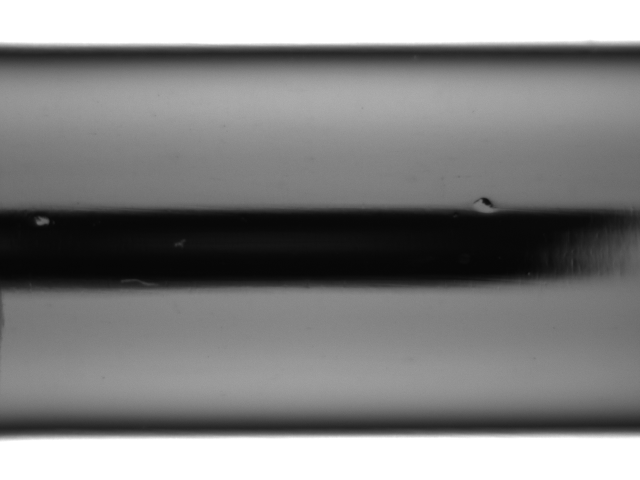
%> input picture 4-4.bmp, 1280 x 960 px (shown at 1/2 size)
$ octave GolfClub.m   (GNU Octave 9; MATLAB toolbox functions it lacks are replaced by stand-ins)
%> lines starting %> are read from the running program, lines starting %| are printed output that depends on the picture; in (x1, y1, x2, y2) boxes, pixels count from 0 and x2, y2 are one past the last pixel; in counts of white or black regions, pixels touching at a corner belong together; the program's own positions count from 1
close all;clear all;clc;
x=imread('4-4.bmp');
%> x is the input picture: size 960x1280 uint8; min 5, max 255, mean 131.1
% Output=sFuzzyRules3x3(x,3);
s=sum(x(:,:)');
%> s = 960 values, max 326400 at index 1, min 13149 at index 453, mean 167838.7
plot(s);
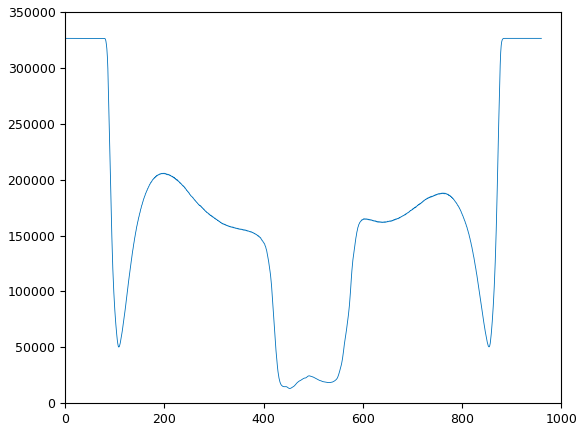
%> figure redrawn from the program's plot data; curve peaks at x = 1, y = 326400
figure;
sdiff=imfilter(s,[-1 1]);
%> sdiff = 960 values, max 20562 at index 871, min -326400 at index 960, mean -340
sdiff=abs(sdiff);
%> sdiff = 960 values, max 326400 at index 960, min 0 at index 1, mean 1727.5
plot(sdiff(5:955));
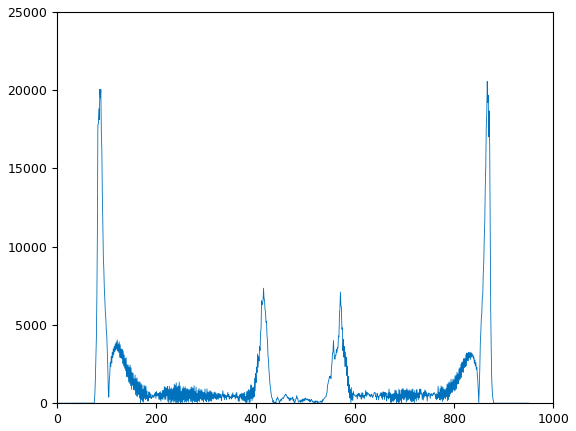
%> figure redrawn from the program's plot data; curve peaks at x = 867, y = 20562
figure;
sdiffmid=medfilt2(sdiff,[1,5]);
%> sdiffmid = 960 values, max 19508 at index 90, min 0 at index 1, mean 1385.5
plot(sdiffmid(5:955));
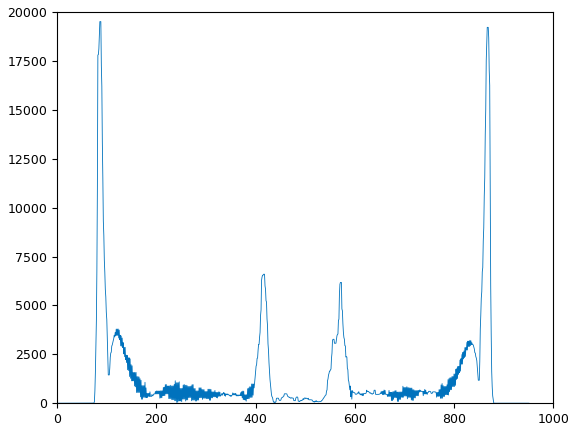
%> figure redrawn from the program's plot data; curve peaks at x = 86, y = 19508
figure;
sdoublediff=imfilter(sdiffmid,[-1 1]);
%> sdoublediff = 960 values, max 6877 at index 85, min -5472 at index 877, mean 0
sdoublediff=abs(sdoublediff);
%> sdoublediff = 960 values, max 6877 at index 85, min 0 at index 1, mean 308.5
plot(sdoublediff(5:955));
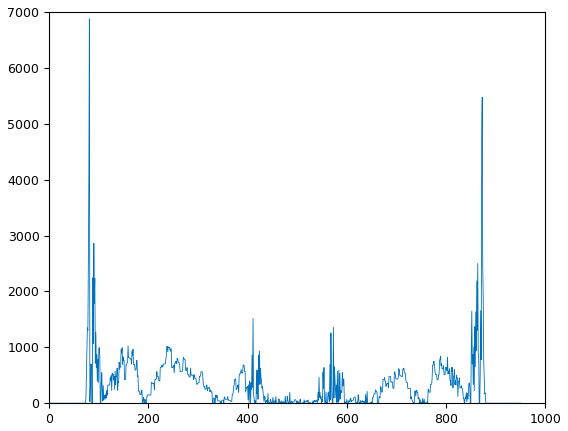
%> figure redrawn from the program's plot data; curve peaks at x = 81, y = 6877
figure;
sdoublediff=sdoublediff.*255./max(sdoublediff);
%> sdoublediff = 960 values, max 255 at index 85, min 0 at index 1, mean 11.44
% sotsu=im2bw(sdoublediff);
plot(abs(sdoublediff(5:955)));
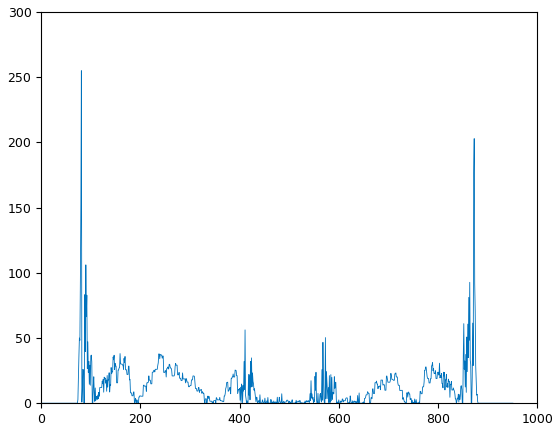
%> figure redrawn from the program's plot data; curve peaks at x = 81, y = 255
figure;


kernel1=[-1 -1 -1;0 0 0 ;1 1 1];
kernel2=[-1 0 1;-1 0 1 ;-1 0 1];
y1=imfilter(x,kernel1);
y2=imfilter(x,kernel2);
Output=y1+y2;
Output=im2bw(Output,30/255);
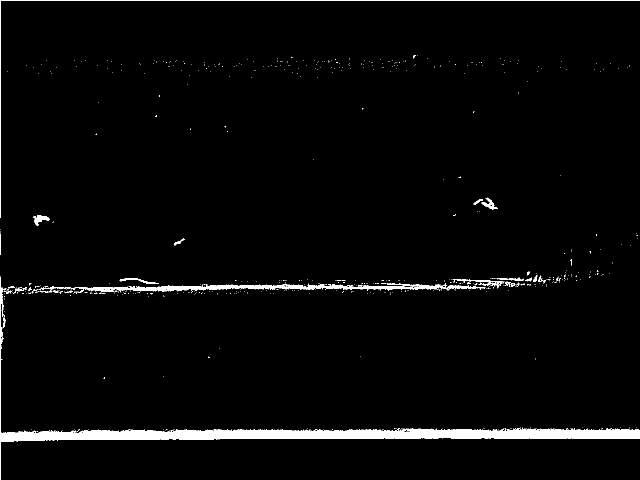
%> Output: size 960x1280 logical (shown at 1/2 size); 2.7% white; 600 white regions (573 under 20 px), largest, box (x1, y1, x2, y2) and area: (0, 553, 1280, 960) 22918, (100, 566, 971, 586) 5245, (0, 0, 1280, 436) 1715
imshow(x)
figure;
Output=medfilt2(Output,[3,3]);
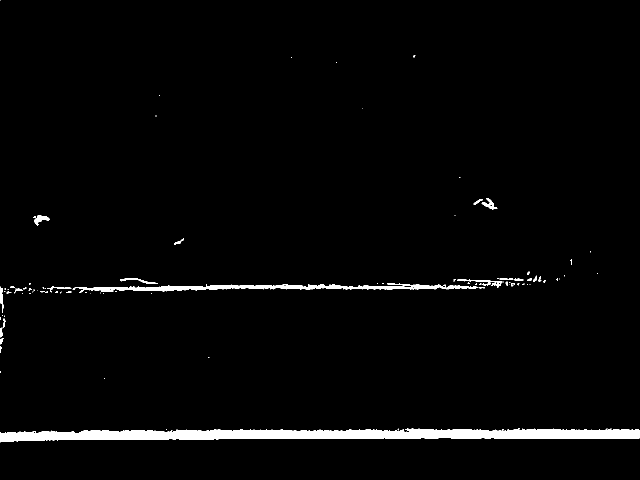
%> Output: size 960x1280 logical (shown at 1/2 size); 2.5% white; 98 white regions (68 under 20 px), largest, box (x1, y1, x2, y2) and area: (0, 856, 1280, 885) 22313, (155, 567, 956, 586) 5195, (914, 559, 1005, 576) 373
imshow(Output);

$ run again, with 01.bmp copied over 4-4.bmp
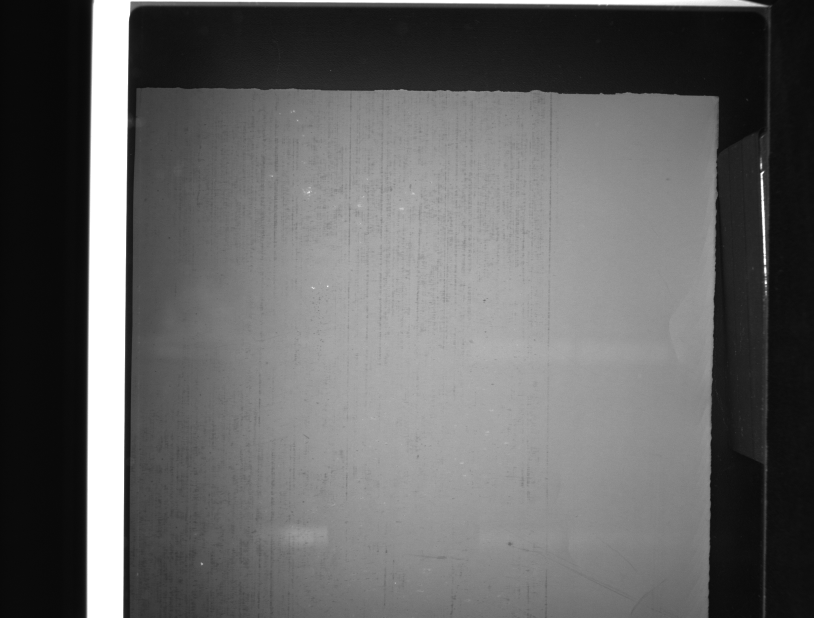
%> input picture 01.bmp, 1628 x 1236 px (shown at 1/2 size)
%> x is the input picture: size 1236x1628 uint8; min 6, max 255, mean 100.6
%> s = 1236 values, max 334102 at index 2, min 46861 at index 37, mean 163754.4
%> `sdiff=imfilter(s,[-1 1]);`: sdiff = 1236 values, max 11462 at index 181, min -136548 at index 1236, mean -270
%> `sdiff=abs(sdiff);`: sdiff = 1236 values, max 136548 at index 1236, min 1 at index 310, mean 607.7
%> sdiffmid = 1236 values, max 22815 at index 4, min 13 at index 808, mean 467.4
%> `sdoublediff=imfilter(sdiffmid,[-1 1]);`: sdoublediff = 1236 values, max 18724 at index 2, min -4476 at index 13, mean -0.263
%> `sdoublediff=abs(sdoublediff);`: sdoublediff = 1236 values, max 18724 at index 2, min 0 at index 4, mean 85.19
%> `plot(sdoublediff(5:955));`:
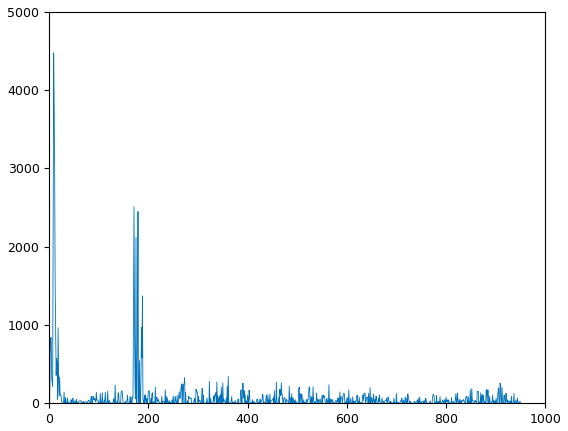
%> figure redrawn from the program's plot data; curve peaks at x = 9, y = 4476
%> `sdoublediff=sdoublediff.*255./max(sdoublediff);`: sdoublediff = 1236 values, max 255 at index 2, min 0 at index 4, mean 1.16
%> `Output=medfilt2(Output,[3,3]);`:
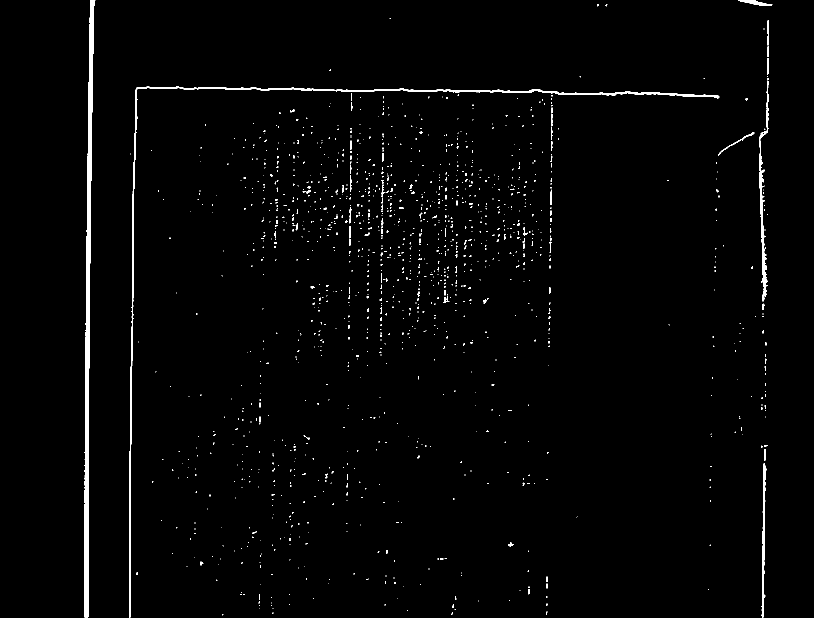
%> Output: size 1236x1628 logical (shown at 1/2 size); 1.5% white; 1408 white regions (1324 under 20 px), largest, box (x1, y1, x2, y2) and area: (168, 0, 191, 1236) 9652, (258, 173, 1439, 1236) 6974, (1518, 161, 1537, 603) 2051
